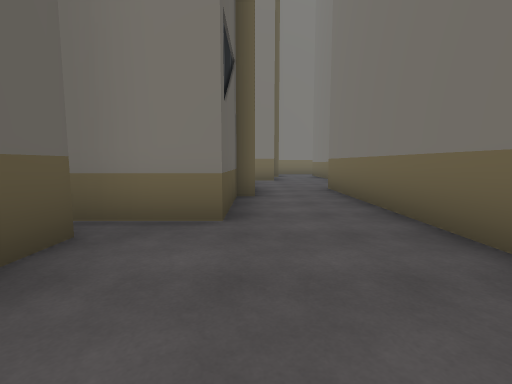
[1] (above)

16 first-person views from a walk through a scene from a Unity 3-D project. The camera is 1.3 m above the floor, tilts 6° down and sees 85° across. The floor is counted in squares, 2 m on a side. Each view is taken from the middle of a square. On the plan, view 1 faces up. The plan holds only what a view shows up to about 9 squares ahead; the rest is blank. The place goes on beyond the plan. The player character is not drawn. Some animated figures are not drawn.

[2]
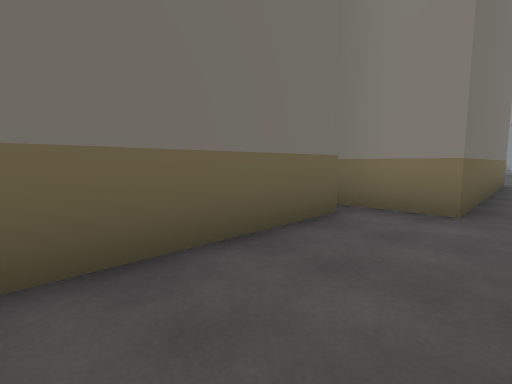

[3]
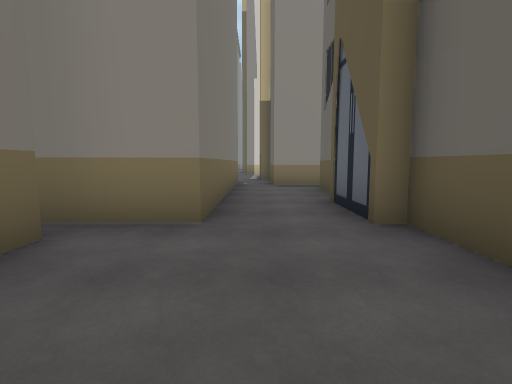

[4]
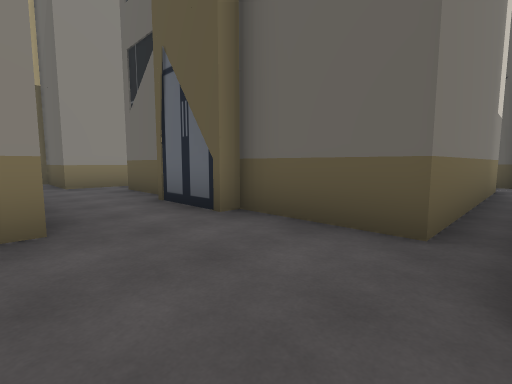

[5]
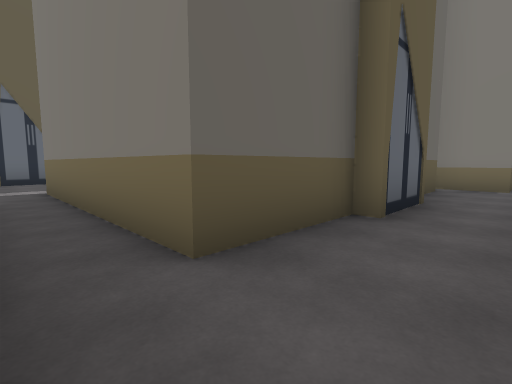

[6]
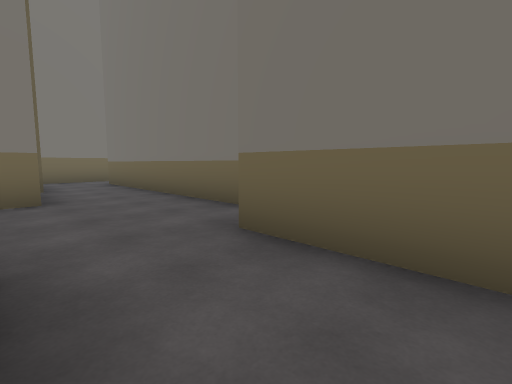

[7]
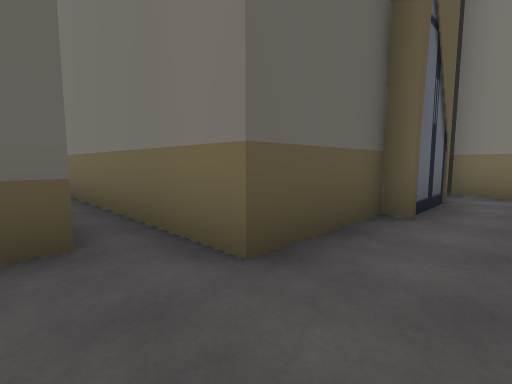

[8]
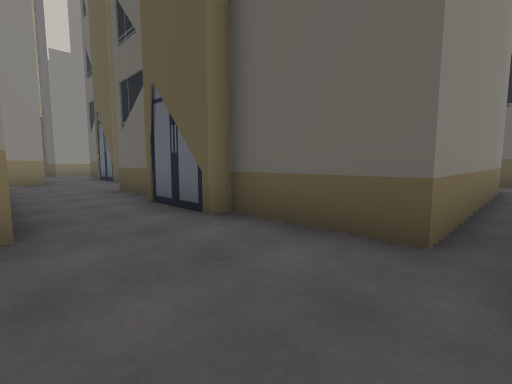

[9]
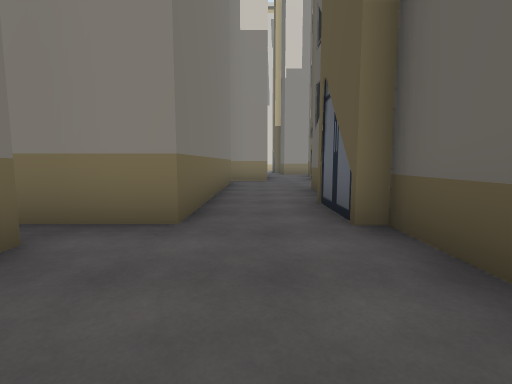

[10]
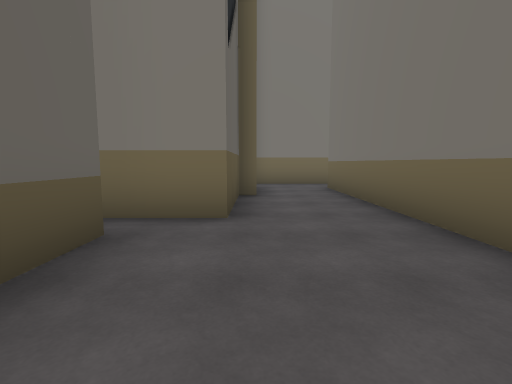

[11]
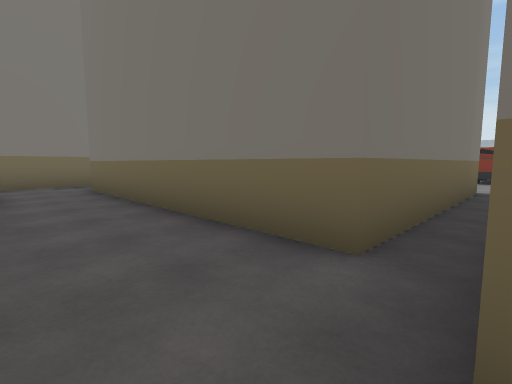

[12]
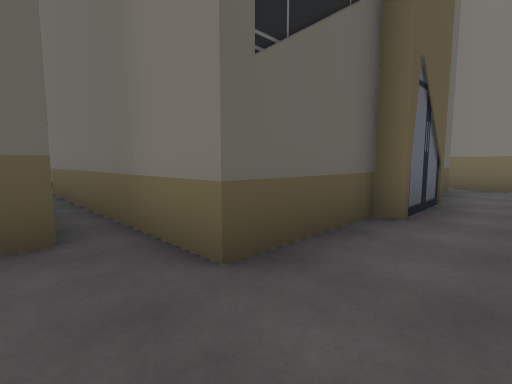

[13]
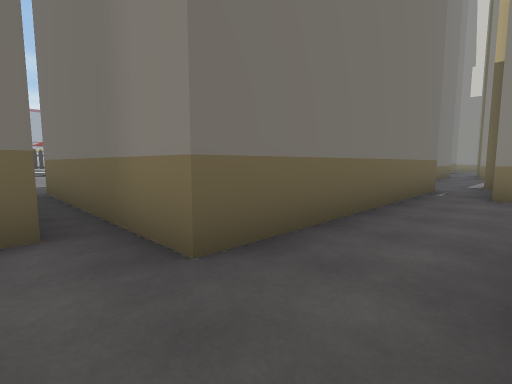

[14]
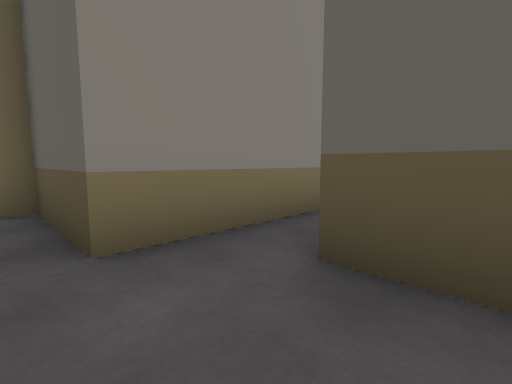

[15]
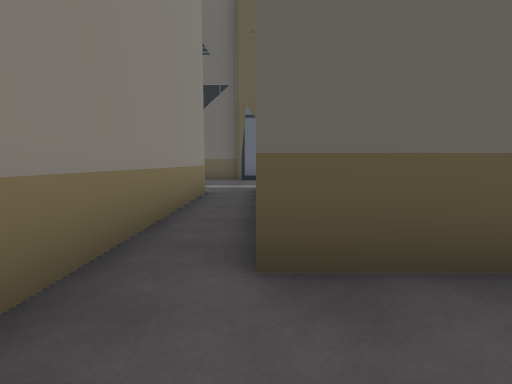

[16]
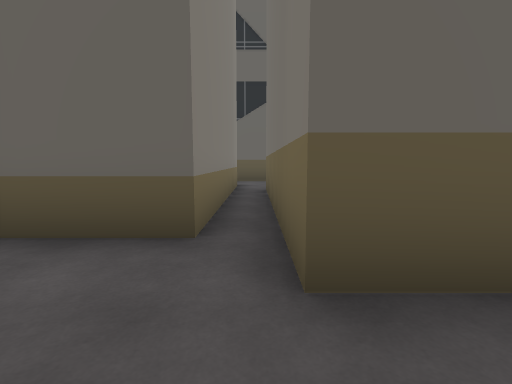

### Floor plan
Key: @ floor where view 1 was taken; . floor; O other object.
Columns run from 10 left of view 1 to 12 right of it. Each row starts with its distance up from view 1.
 16            OOO
 15            ...
 14            O.O
 13            O.O
 12           O..O
 11      OOOOOO..O
 10   O..........O
  9   O.OOOOOO...O
  8          O...OOOOOO...O
  7           O.OOO
  6           O.O
  5          O..O
  4          O..O
  3   O..OOOOO..O
  2   OOOOOOO...O
  1         O...O
  0         O.@OOOOOO.
 -1         O..O
 -2         O..O
 -3         O..O
 -4 O..OOOOOO..O
 -5  ...OOOOOO.O
 -6          O.O

Positions as (right, up) in squares from view 1, and headings:
1: (0, 0), facing up
2: (0, 4), facing down-right
3: (0, 3), facing down
4: (1, 3), facing down-left
5: (0, -5), facing up-left
6: (0, 5), facing up-right
7: (2, 9), facing up-left
8: (2, 10), facing down-left
9: (1, 10), facing down
10: (1, 7), facing up
11: (1, 7), facing up-right
12: (1, 2), facing up-left
13: (-1, 1), facing down-right
14: (0, -3), facing down-left
15: (0, -4), facing left
16: (2, 10), facing left
